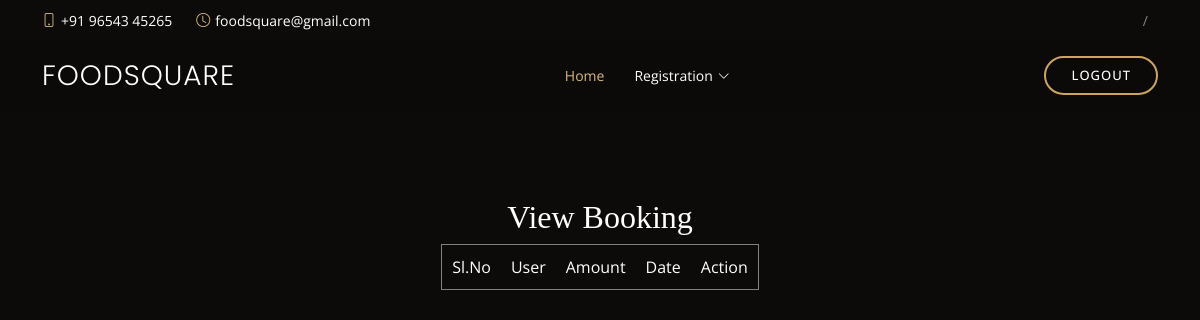
The page /Restaurant/viewbooking/ (signed in) on the database as committed earlier.
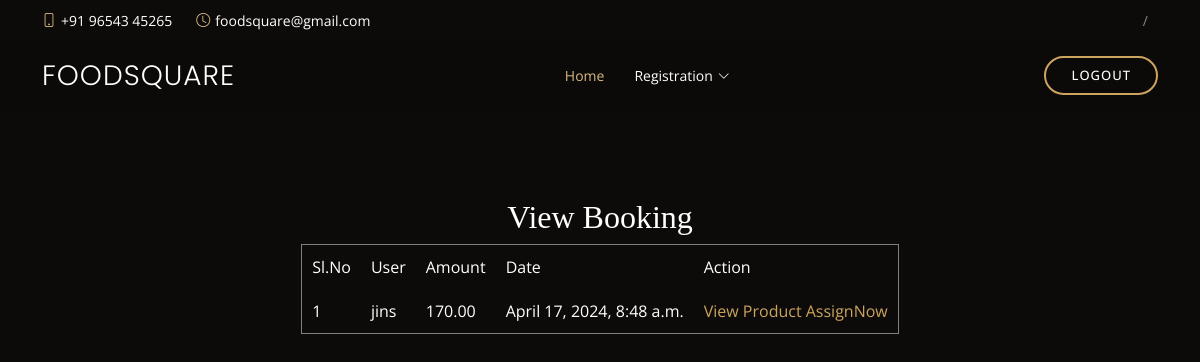
The same page on the database as committed later.
### User/models.py (models this page shows)
class tbl_booking(models.Model):
    booking_amount=models.CharField(max_length=50)
    booking_datetime=models.DateTimeField(auto_now_add=True)
    booking_status = models.IntegerField(default="0")
    user = models.ForeignKey(tbl_user, on_delete=models.CASCADE)
    delivery = models.ForeignKey(tbl_deliveryboy, on_delete=models.CASCADE, null=True)

### Guest/models.py (models this page shows)
class tbl_user(models.Model):
    user_name=models.CharField(max_length=50)
    user_gender=models.CharField(max_length=50)
    user_contact=models.CharField(max_length=50)
    user_contact1=models.CharField(max_length=50)
    user_email=models.CharField(max_length=50)
    user_password=models.CharField(max_length=50)
    place = models.ForeignKey(tbl_place, on_delete=models.CASCADE)

### Restaurant/views.py (the view)
# urls.py: path('viewbooking/',views.viewbooking,name="viewbooking"),
def viewbooking(request):
      restaurant_data=tbl_restaurant.objects.get(id=request.session['rid'])
      booking=tbl_cart.objects.filter(food__rest=restaurant_data)
      bk_id = []
      for i in booking:
        bk_id.append(i.booking_id)
      book = tbl_booking.objects.filter(id__in=bk_id,booking_status='3')
      return render(request,"Restaurant/Viewbooking.html",{'data':book})

### Restaurant/Templates/Restaurant/Viewbooking.html (shortened to what this page needs)
{% extends 'Restaurant/Head.html' %}
{% block content %}
{% load static %}
<!DOCTYPE html>
<html lang="en">
<head>
</head>
<body>
<form action="" method="post">
    <br><br>
    <h2 align="center">View Booking</h2>
<table border="1" align="center">
    <tr>
        <td>Sl.No</td>
        <td>User</td>
        <td>Amount</td>
        <td>Date</td>
        <td>Action</td>
    </tr>
    {% for i in data %}
    <tr>
        <td>{{forloop.counter}}</td>
        <td>{{i.user.user_name}}</td>
        <td>{{i.booking_amount}}</td>
        <td>{{i.booking_datetime}}</td>
        <td>
            <a href="{% url 'Restaurant:viewproduct' i.id  %}">View Product</a>
            <a href="{% url 'Restaurant:AssignNowDeliveryBoy' i.id %}">AssignNow</a>
        </td>
    </tr>
    {% endfor %}
</form>
</body>
</html>
{% endblock content %}

Rows that differ between the two databases and show on the page:
now on this page (row edited): tbl_booking: user.user_name "jins", booking_amount "170.00", booking_datetime "April 17, 2024, 8:48 a.m."
